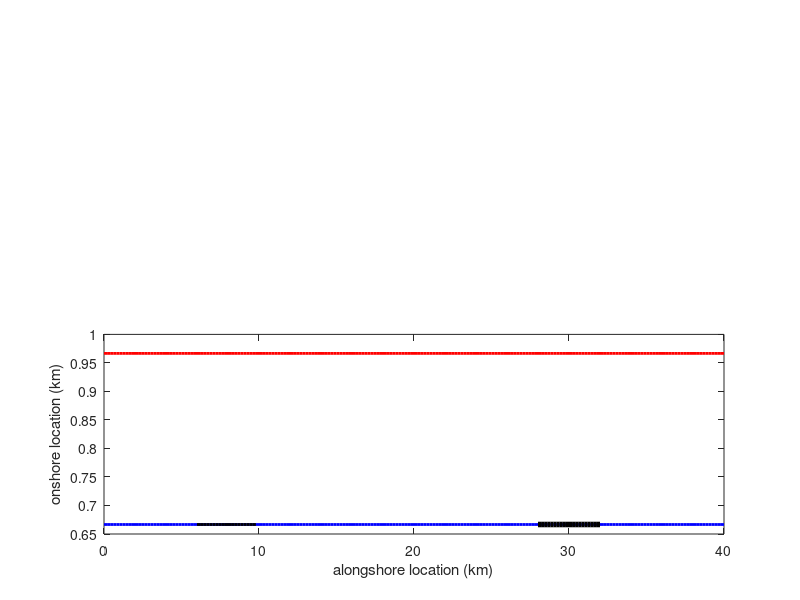

Source code (MATLAB): (Note: this script raises an error after producing the figure.)
%% Barrier geometric model with coupled Alongshore. %%%%%%%%%%%%%%%
% Jorge Lorenzo Trueba adopted by Andrew Ashton starting 2-2015
% adopted by Rose Palermo starting 2-2016

clear; close all;

%% Run parameters

% Time
Tmax = 100;    % Runing time (years)-- was 500 years
Tsteps = 100;    % time steps per year
Tsave = .5;     % Save T how often (years), can be float

% Space
dy = 200; % Spacing alongshore (m)
Yn = 200; % number of Y cells

% SL rise rate = a + bt
sl_a = 0.002; %m/yr
sl_b = 0; % If b=0 constant sea-level rise

% Barrier Variables - here assume these are constant across barrier, these
% could also be varied for some cases perhaps
Dsf = 10; % Shoreface Toe depth (meters). Typically in the range 10-20m
We = 300; % Equilibrium width (meters)
He = 2;   % Equilibrium heigth (meters)
Ae = 0.015;    % Equilibrium shoreface slope3
Qow_max = 50;% Maximum overwash flux (m^2/year)
Vd_max = 100; % Maximum deficit volume (m^2)
Ksf = 10000;  % Shoreface Flux constant (m^2/year)
Bslope = 0.001; %basement slope

% Alongshore input physical parameters
To= 8; % Wave period (seconds)
Ho= 1; % Wave heigth (m) (sic Jorge)
astfac = .5; % fractional diffusivity (i.e. angular wave distribution reduces diffusivity by what)


%%%% Community controls
%pertpart = 1/3; %part of the shoreline that is a community
Wpert = We; %width of beach where community is, let's say it doesn't drop below 150 somehow later
Wstart = We; %width of not community



% Plot Control
plottimes = 3;
xaspect = .6; yaspect = .8;
xshoreplot = 1.5;
fs = 14;

%% Initialize Variables

% Time
dt = 1/Tsteps   % time steps (years)
t=0:dt:Tmax;    % real time array
ts=length(t);   % time steps
ti = 1:ts;      % time i's
tsavetimes = Tmax/Tsave;
tsavei = 1:(tsavetimes+1); % array of save time
plotnum = floor(Tmax/plottimes/dt);
savenum = Tmax/tsavetimes/dt;
tnourished = zeros(size(t));
tnourished2 = zeros(size(t));

% Alongshore array dimensions
Y=0:dy:Yn*dy;    % real y array
ys=length(Y);    % alongshore spots
Yi = 1:ys;       % Y i's

% Sea level
Z=0;             % trying z= 0 which is the sea level

% Set the Domain Variables for the barrier
B=ones(1,ys) * Bslope; % Basement Slope, can be different
xtoe(Yi)=0;            % X toe
xsl(Yi)=Dsf/Ae;        % X shoreline
W(Yi)=Wstart;          % Barrier width (m)
xbb(Yi)=xsl(Yi)+W(Yi); % X backbarrier
H(Yi) =He;             % barrier height

% Zero the Save Variables
Xtoe_save = zeros(tsavetimes, ys);
Xsl_save = zeros(tsavetimes, ys);
Xb_save = zeros(tsavetimes, ys);
H_save= zeros(tsavetimes, ys);


Width = zeros(size(Yi));

% Set Perturbation (note perturbation could be in any variables)
%perterbation = shoreline position of an unnurtured/ eroding beach
%jjcom = ceil((.5-pertpart/2)*Yn):floor((0.5+pertpart/2)*Yn);
jjcom = zeros(size(Yi));
jjcom1 = 31:50; %1 represents community 1
jjcom2 = 141:161; %2 represents community 2
%xsl(jjcom1)=xbb(jjcom1)-Wpert1;   % sl of shoreline in front of communities
%xsl(jjcom2)=xbb(jjcom2)-Wpert2;
%notpert = setdiff(Yi,jjcom); %part of the shoreline not on community


%W(Yi) = xbb(Yi) - xsl(Yi)



% some alongshore coefficients
K2=0.34/2*astfac; %m^(3/5)s^(-6/5)
Ka=K2*Ho^(12/5)*To^(1/5) * 365*86400; %convert to m^3/year

% open figure and squeeze
Fig1 = figure(8);
figpos = get(Fig1, 'Position');
figpos(3) = figpos(3)* xaspect;
figpos(4) = figpos(4) * yaspect;
set(Fig1,'Position',figpos)

%% TIME LOOP %%%%%%%%%%%%%%%%%%%%
for i=1:ts
    % SL curve
    zdot = sl_a+2*sl_b*t(i); %Base-level rise rate (m/year)
    Z = Z+zdot*dt;
    
    % Re/Set run variables
    F = zeros(1,ys); % alongshore flux zero
    
    %% CROSS-SHORE %%%%%%%%%%%%%%%%%%%%%%%%%%%%%%%
    for j = 1:ys
        
        % Compute local geometries from the saved arrays
        A=Dsf/(xsl(j)-xtoe(j)); % Shoreface Slope
        W=xbb(j)-xsl(j);    % Barrier Width
        Db= Dsf + Z - xbb(j)*B(j); % This is set from the original domain - could use some work
        % Compute Deficit volume Vd, overwash flux Qow, and shoreface flux Qsf
        %Deficit Volume
        Vd_H=(He-H(j))*W;
        if Vd_H<0;
            Vd_H=0;
        end
        Vd_B=(We-W)*(H(j)+Db);
        if Vd_B<0;
            Vd_B=0;
        end
        Vd=Vd_H+Vd_B;
        
        %overwash flux
        if Vd<Vd_max; 
            Qow_H=Qow_max*Vd_H/Vd_max;
            Qow_B=Qow_max*Vd_B/Vd_max;
        else
            Qow_H=Qow_max*Vd_H/Vd;
            Qow_B=Qow_max*Vd_B/Vd;
        end
        Qow=Qow_H+Qow_B;
        
        %shoreface flux
        Qsf=Ksf*(Ae-A);
        
        % Barrier evolution ----
        % compute changes
        Hdot=Qow_H/W-zdot;
        xbdot=Qow_B/(H(j)+Db);
        xsdot=2*Qow/(Dsf+2*H(j))-4*Qsf*(H(j)+Dsf)/(2*H(j)+Dsf)^2;
        xtdot=2*Qsf*(1/(Dsf+2*H(j))+1/Dsf)+2*zdot/A;
        
        % Do changes- look for failure
        H(j)=H(j)+Hdot*dt;
        if H(j)<0;
            tdrown_H=ti(i);
            break;
        end
        xbb(j)=xbb(j)+xbdot*dt;
        xsl(j)=xsl(j)+xsdot*dt;
        xtoe(j)=xtoe(j)+xtdot*dt;
        if xbb(j)-xsl(j)<0;
            tdrown_W=ti(i);
            break;
        end
    end
    
    %% ALONG-SHORE %%%%%%%%%%%%%%%%%%%%%%%%%%%%%%%
    
    % compute de fluxes - fluxes across rt cell border
    for j=1:(ys-1)
        F(j) = (Ka * dt) * (xsl(j+1) - xsl(j))/dy;
        %             F(j)=Ka/(2*(H(j)+H(j-1))/2+Dsf)*(xsl(j)-xsl(j-1))*dt*3650;
    end
    F(ys) = (Ka * dt) * (xsl(1) - xsl(ys))/dy;
    
    % change the shoreline
    for j=2:(ys)
        heff = H(j) + Dsf;
        dsl = (F(j)-F(j-1))/dy/heff; % note positive sl change = erosion
        xsl(j) = xsl(j) + dsl;
    end
    
    heff = H(1) + Dsf;
    dsl = (F(1)-F(ys))/dy/heff;
    xsl(1) = xsl(1) + dsl;
    Width = xbb-xsl;
    %% here is where an economic model should go
    %% nourishing
   
    
    
    %NEED TO UPDATE NOURISHMENT FOR 2 COMMUNITIES STARTING AT DIFFERENT
    %PLACES%
    
    
    
       %community exists @ xsl = 800, so nourish + 20 when beach is at 820
       %here is also where i need to start putting in a property value
       %component

        if xsl(jjcom1(1):jjcom1(end)) > 820
            xsl(jjcom1) = xsl(jjcom1) -20;
            tnourished(i) = 1;
            disp('nourished 1')
        else
            xsl(jjcom1) = xsl(jjcom1);
        end
    

        if xsl(jjcom2(1):jjcom2(end)) > 820
            xsl(jjcom2) = xsl(jjcom2) -20;
            tnourished2(i) = 1;
            disp('nourished 2')
        else
            xsl(jjcom2) = xsl(jjcom2);
        end



        

    %% Variable storage ?
    if (mod(i,savenum)- 1 == 0)
        tsi = (i-1)/savenum +1;
        Xtoe_save(tsi,:) = xtoe;
        Xsl_save(tsi,:) = xsl;
        Xb_save(tsi,:) = xbb;
        H_save(tsi,:)= H;
    end
    
    %% Plots
    if (mod(i,plotnum)- 1 == 0)
        i
        % PLAN VIEW
        axes2 = subplot(2,1,2);
        box(axes2,'on');
        hold(axes2,'all');
        
        hold on
        plot(Y/1000,xsl/1000,'b', 'linewidth',2)
        plot(Y/1000,xbb/1000,'r', 'linewidth',2)
        plot(Y(jjcom1)/1000,xsl(jjcom1)/1000,'k','linewidth',2)
        plot(Y(jjcom2)/1000,xsl(jjcom2)/1000,'k','linewidth',4)
        
  %      patch([Y/1000 flip(Y/1000)],[xsl/1000 flip(xbb/1000)],'k')
        
        xlabel('alongshore location (km)')
        ylabel('onshore location (km)')
        legend('Shoreline A','Backbarrier A','Community 1','Community 2','location','se')
        
        axis([0 max(Y)/1000 0 xshoreplot])
        set(gca,'fontweight','bold')
        set(gca,'Fontsize', fs)
        
    end
end
nnourished = sum(tnourished)
nnourished2 = sum(tnourished2)

% time plot
axes1 = subplot(2,1,1);
box(axes1,'on');
hold(axes1,'all');

jplot = 1;
%ppp = Xsl_save(:,jplot)
plot(tsavei*Tsave,Xsl_save(:,jplot)/1000,'b', 'linewidth',2)
plot(tsavei*Tsave,Xb_save(:,jplot)/1000,'r', 'linewidth',2)

jplot = floor(Yn/2);
plot(tsavei*Tsave,Xsl_save(:,jplot)/1000,'--b', 'linewidth',2)
plot(tsavei*Tsave,Xb_save(:,jplot)/1000,'--r', 'linewidth',2)


axis([0 Tmax 0.5 xshoreplot])
xlabel('time (years)')
ylabel('onshore location (km)')
legend('Shoreline A','Backbarrier A','Shoreline B','Backbarrier B','location','se')
set(gca,'fontweight','bold')
set(gca,'Fontsize', fs)

title('Adjacent communities and width start = We')

set(gcf,'PaperPositionMode','auto')

% %     THIS IS THE OLD PROFILE PLOT
%         figure
%           axes1 = subplot(2,1,1);
%         box(axes1,'on');
%         hold(axes1,'all');
% 
%         jp = 10; % Which profile you plotting
% 
%         % compute the z's
%         Db= Dsf - xbb(j)*B(j); zt=Z-Dsf; zs=Z; ztop=Z+H(j);
%         % plot the barrier parts
%         Xplot=[xtoe(jp) xsl(jp) xsl(jp) xbb(jp) xbb(jp)];
%         Zplot=[zt     zs     ztop   ztop   -Db ];
%         plot(Xplot,Zplot,'k')
%         % plot a shoreface
%         Xplot=[-Dsf/B(j) Dsf/B(j)];
%         Zplot=[-2*Dsf 0];
%         plot(Xplot,Zplot,'k')
%         plot([-1000 2000], [Z Z], 'b')
%         axis([-200 1800 -15 10 ])
